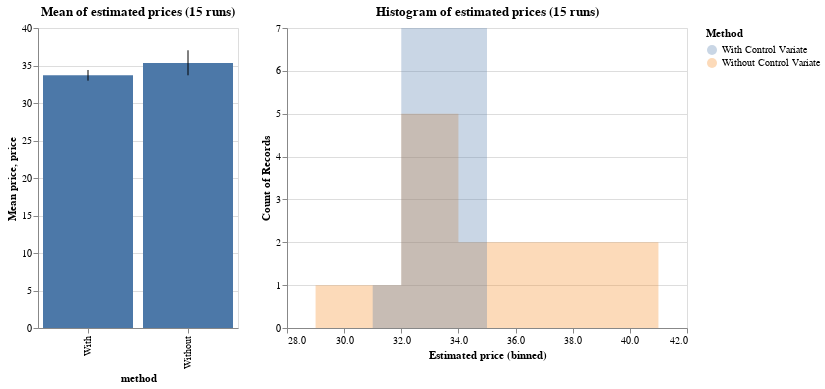

Here is the notebook cell this chart was saved with:
### Code cell
import pandas as pd
import altair as alt
import numpy as np

source1 = pd.DataFrame({
    'Without Control Variate': AmerP,
    'With Control Variate': AmerP_CV,
})

Chart1 = alt.Chart(source1).transform_fold(
    ['Without Control Variate', 'With Control Variate'],
    as_=['Method', 'Estimated price']
).mark_area(
    opacity=0.3,
    interpolate='step'
).encode(
    alt.X('Estimated price:Q', bin=alt.Bin(maxbins=10)),
    alt.Y('count()', stack=None),
    alt.Color('Method:N')
).properties(
    title='Histogram of estimated prices (15 runs)'
)

source2 = pd.concat([pd.DataFrame({'price': AmerP, 'method':'Without'}),pd.DataFrame({'price': AmerP_CV, 'method':'With'})])

bars = alt.Chart(source2).mark_bar().properties(
    width=alt.Step(100)  # controls width of bar
).encode(
    x='method:N',
    y=alt.Y('mean(price):Q', title='Mean price'),
    #color = 'method:N'
)

error_bars = alt.Chart().mark_errorbar(extent='ci').encode(
    x='method:N',
    y='price:Q'
)

Chart2 = alt.layer(bars, error_bars, data=source).properties(
    title='Mean of estimated prices (15 runs)'
)

Chart2 | Chart1

### Figure 1 — Vega-Lite specification as saved in the notebook (floating-point values rounded to 4 significant figures)
{"config": {"view": {"continuousWidth": 400, "continuousHeight": 300}}, "hconcat": [{"layer": [{"data": {"name": "data-9b895cebed90faa9aacd3e3d49bb1aea"}, "mark": "bar", "encoding": {"x": {"type": "nominal", "field": "method"}, "y": {"type": "quantitative", "aggregate": "mean", "field": "price", "title": "Mean price"}}, "width": {"step": 100}}, {"mark": {"type": "errorbar", "extent": "ci"}, "encoding": {"x": {"type": "nominal", "field": "method"}, "y": {"type": "quantitative", "field": "price"}}}], "data": {"name": "data-9b895cebed90faa9aacd3e3d49bb1aea"}, "title": "Mean of estimated prices (15 runs)"}, {"data": {"name": "data-b6daf2241aef86ddf4217b2d495a8fc7"}, "mark": {"type": "area", "interpolate": "step", "opacity": 0.3}, "encoding": {"color": {"type": "nominal", "field": "Method"}, "x": {"type": "quantitative", "bin": {"maxbins": 10}, "field": "Estimated price"}, "y": {"type": "quantitative", "aggregate": "count", "stack": null}}, "title": "Histogram of estimated prices (15 runs)", "transform": [{"fold": ["Without Control Variate", "With Control Variate"], "as": ["Method", "Estimated price"]}]}], "$schema": "https://vega.github.io/schema/vega-lite/v4.8.1.json", "datasets": {"data-9b895cebed90faa9aacd3e3d49bb1aea": [{"price": 38.11, "method": "Without"}, {"price": 34.43, "method": "Without"}, {"price": 33.85, "method": "Without"}, {"price": 40.57, "method": "Without"}, {"price": 35.6, "method": "Without"}, {"price": 31.2, "method": "Without"}, {"price": 33.69, "method": "Without"}, {"price": 37.66, "method": "Without"}, {"price": 41.17, "method": "Without"}, {"price": 36.86, "method": "Without"}, {"price": 33.77, "method": "Without"}, {"price": 28.88, "method": "Without"}, {"price": 33.46, "method": "Without"}, {"price": 32.11, "method": "Without"}, {"price": 38.78, "method": "Without"}, {"price": 32.92, "method": "With"}, {"price": 30.62, "method": "With"}, {"price": 32.93, "method": "With"}, {"price": 35.09, "method": "With"}, {"price": 32.49, "method": "With"}, {"price": 32.49, "method": "With"}, {"price": 34.07, "method": "With"}, {"price": 35.45, "method": "With"}, {"price": 35.82, "method": "With"}, {"price": 32.94, "method": "With"}, {"price": 34.36, "method": "With"}, {"price": 34.3, "method": "With"}, {"price": 33.42, "method": "With"}, {"price": 33.18, "method": "With"}, {"price": 35.32, "method": "With"}], "data-b6daf2241aef86ddf4217b2d495a8fc7": [{"Without Control Variate": 38.11, "With Control Variate": 32.92}, {"Without Control Variate": 34.43, "With Control Variate": 30.62}, {"Without Control Variate": 33.85, "With Control Variate": 32.93}, {"Without Control Variate": 40.57, "With Control Variate": 35.09}, {"Without Control Variate": 35.6, "With Control Variate": 32.49}, {"Without Control Variate": 31.2, "With Control Variate": 32.49}, {"Without Control Variate": 33.69, "With Control Variate": 34.07}, {"Without Control Variate": 37.66, "With Control Variate": 35.45}, {"Without Control Variate": 41.17, "With Control Variate": 35.82}, {"Without Control Variate": 36.86, "With Control Variate": 32.94}, {"Without Control Variate": 33.77, "With Control Variate": 34.36}, {"Without Control Variate": 28.88, "With Control Variate": 34.3}, {"Without Control Variate": 33.46, "With Control Variate": 33.42}, {"Without Control Variate": 32.11, "With Control Variate": 33.18}, {"Without Control Variate": 38.78, "With Control Variate": 35.32}]}}
